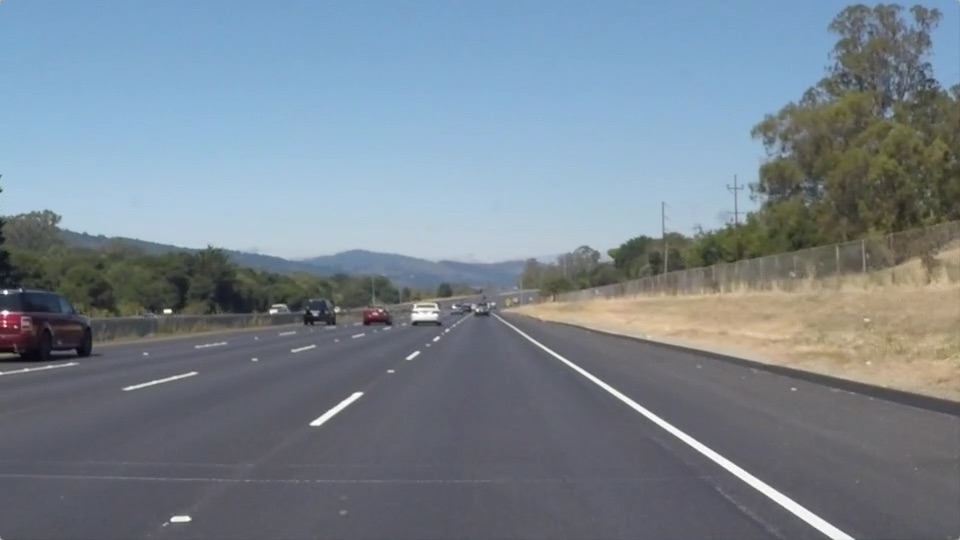
#> input picture test_images/basic/solidWhiteRight.jpg, 960 x 540 px, found by its file name
$ jupyter execute --allow-errors finding_lanes.ipynb   (shell and % lines are left out)
#> lines starting #> are read from the running program, lines starting #| are printed output that depends on the picture; after the words box and inside, x2 and y2 are one past the last pixel; in counts of white or black regions, pixels touching at a corner belong together
<h1>Table of Contents<span class="tocSkip"></span></h1>
<div class="toc"><ul class="toc-item"><li><span><a href="#Self-Driving-Car-Engineer-Nanodegree" data-toc-modified-id="Self-Driving-Car-Engineer-Nanodegree-1"><span class="toc-item-num">1&nbsp;&nbsp;</span>Self-Driving Car Engineer Nanodegree</a></span><ul class="toc-item"><li><span><a href="#Project:-Finding-Lane-Lines-on-the-Road" data-toc-modified-id="Project:-Finding-Lane-Lines-on-the-Road-1.1"><span class="toc-item-num">1.1&nbsp;&nbsp;</span>Project: <strong>Finding Lane Lines on the Road</strong></a></span></li><li><span><a href="#Import-Packages" data-toc-modified-id="Import-Packages-1.2"><span class="toc-item-num">1.2&nbsp;&nbsp;</span>Import Packages</a></span></li><li><span><a href="#Read-in-an-Image" data-toc-modified-id="Read-in-an-Image-1.3"><span class="toc-item-num">1.3&nbsp;&nbsp;</span>Read in an Image</a></span></li><li><span><a href="#Ideas-for-Lane-Detection-Pipeline" data-toc-modified-id="Ideas-for-Lane-Detection-Pipeline-1.4"><span class="toc-item-num">1.4&nbsp;&nbsp;</span>Ideas for Lane Detection Pipeline</a></span></li><li><span><a href="#Helper-Functions" data-toc-modified-id="Helper-Functions-1.5"><span class="toc-item-num">1.5&nbsp;&nbsp;</span>Helper Functions</a></span></li><li><span><a href="#Test-Images" data-toc-modified-id="Test-Images-1.6"><span class="toc-item-num">1.6&nbsp;&nbsp;</span>Test Images</a></span></li><li><span><a href="#Build-a-Lane-Finding-Pipeline" data-toc-modified-id="Build-a-Lane-Finding-Pipeline-1.7"><span class="toc-item-num">1.7&nbsp;&nbsp;</span>Build a Lane Finding Pipeline</a></span></li><li><span><a href="#Test-on-Videos" data-toc-modified-id="Test-on-Videos-1.8"><span class="toc-item-num">1.8&nbsp;&nbsp;</span>Test on Videos</a></span></li><li><span><a href="#Improve-the-draw_lines()-function" data-toc-modified-id="Improve-the-draw_lines()-function-1.9"><span class="toc-item-num">1.9&nbsp;&nbsp;</span>Improve the draw_lines() function</a></span></li><li><span><a href="#Writeup-and-Submission" data-toc-modified-id="Writeup-and-Submission-1.10"><span class="toc-item-num">1.10&nbsp;&nbsp;</span>Writeup and Submission</a></span></li><li><span><a href="#Optional-Challenge" data-toc-modified-id="Optional-Challenge-1.11"><span class="toc-item-num">1.11&nbsp;&nbsp;</span>Optional Challenge</a></span></li></ul></li></ul></div>

# Self-Driving Car Engineer Nanodegree

## Project: **Finding Lane Lines on the Road**

***
In this project, you will use the tools you learned about in the lesson to identify lane lines on the road.  You can develop your pipeline on a series of individual images, and later apply the result to a video stream (really just a series of images). Check out the video clip "raw-lines-example.mp4" (also contained in this repository) to see what the output should look like after using the helper functions below.

Once you have a result that looks roughly like "raw-lines-example.mp4", you'll need to get creative and try to average and/or extrapolate the line segments you've detected to map out the full extent of the lane lines.  You can see an example of the result you're going for in the video "P1_example.mp4".  Ultimately, you would like to draw just one line for the left side of the lane, and one for the right.

In addition to implementing code, there is a brief writeup to complete. The writeup should be completed in a separate file, which can be either a markdown file or a pdf document. There is a [write up template](https://github.com/udacity/CarND-LaneLines-P1/blob/master/writeup_template.md) that can be used to guide the writing process. Completing both the code in the Ipython notebook and the writeup template will cover all of the [rubric points](https://review.udacity.com/#!/rubrics/322/view) for this project.

---
Let's have a look at our first image called 'test_images/solidWhiteRight.jpg'.  Run the 2 cells below (hit Shift-Enter or the "play" button above) to display the image.

**Note: If, at any point, you encounter frozen display windows or other confounding issues, you can always start again with a clean slate by going to the "Kernel" menu above and selecting "Restart & Clear Output".**

---

**The tools you have are color selection, region of interest selection, grayscaling, Gaussian smoothing, Canny Edge Detection and Hough Tranform line detection.  You  are also free to explore and try other techniques that were not presented in the lesson.  Your goal is piece together a pipeline to detect the line segments in the image, then average/extrapolate them and draw them onto the image for display (as below).  Once you have a working pipeline, try it out on the video stream below.**

---

<figure>

 <figcaption>
 <p></p>
 <p style="text-align: center;"> Your output should look something like this (above) after detecting line segments using the helper functions below </p>
 </figcaption>
</figure>
 <p></p>
<figure>

 <figcaption>
 <p></p>
 <p style="text-align: center;"> Your goal is to connect/average/extrapolate line segments to get output like this</p>
 </figcaption>
</figure>

**Run the cell below to import some packages.  If you get an `import error` for a package you've already installed, try changing your kernel (select the Kernel menu above --> Change Kernel).  Still have problems?  Try relaunching Jupyter Notebook from the terminal prompt.  Also, consult the forums for more troubleshooting tips.**

## Import Packages

[cell 1]
#importing some useful packages
import matplotlib.pyplot as plt
import matplotlib.image as mpimg
import numpy as np
import cv2

## Read in an Image

[cell 2]
#reading in an image
image = mpimg.imread('test_images/solidWhiteRight.jpg')
#> image is the input picture: shape (540, 960, 3); mean R, G, B 120.3, 132.6, 143.7

#printing out some stats and plotting
print('This image is:', type(image), 'with dimensions:', image.shape)
#| This image is: <class 'numpy.ndarray'> with dimensions: (540, 960, 3)
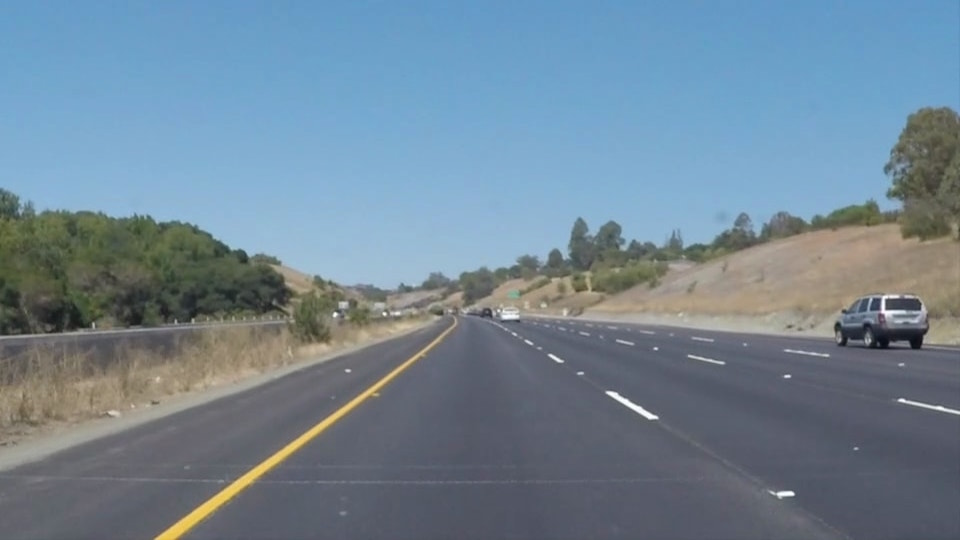
#> input picture test_images/basic/solidYellowCurve.jpg, 960 x 540 px, found by its file name
#> further down, image is the input picture: shape (540, 960, 3); mean R, G, B 113, 133.4, 149
plt.imshow(image)  # if you wanted to show a single color channel image called 'gray', for example, call as plt.imshow(gray, cmap='gray')

## Ideas for Lane Detection Pipeline

**Some OpenCV functions (beyond those introduced in the lesson) that might be useful for this project are:**

`cv2.inRange()` for color selection
`cv2.fillPoly()` for regions selection
`cv2.line()` to draw lines on an image given endpoints
`cv2.addWeighted()` to coadd / overlay two images
`cv2.cvtColor()` to grayscale or change color
`cv2.imwrite()` to output images to file
`cv2.bitwise_and()` to apply a mask to an image

**Check out the OpenCV documentation to learn about these and discover even more awesome functionality!**

## Helper Functions

Below are some helper functions to help get you started. They should look familiar from the lesson!

[cell 3]
import math

# [7 lines left out: function grayscale, not called in this run]

def white_and_yellow_scaling(img):
    """
    Applies a Grayscale transform with only yellow or white pixels.

    Similar to grayscaling the function but we specifically look for yellow
    or white pixels.
    """
    # We use a color scale to find the yellow & white elements
    colorscale = cv2.cvtColor(img, cv2.COLOR_RGB2HSV)
#> colorscale: shape (540, 960, 3); mean H, S, V 90, 67.7, 154.4
    yellow = cv2.inRange(colorscale, (20, 80, 80), (25, 255, 255))
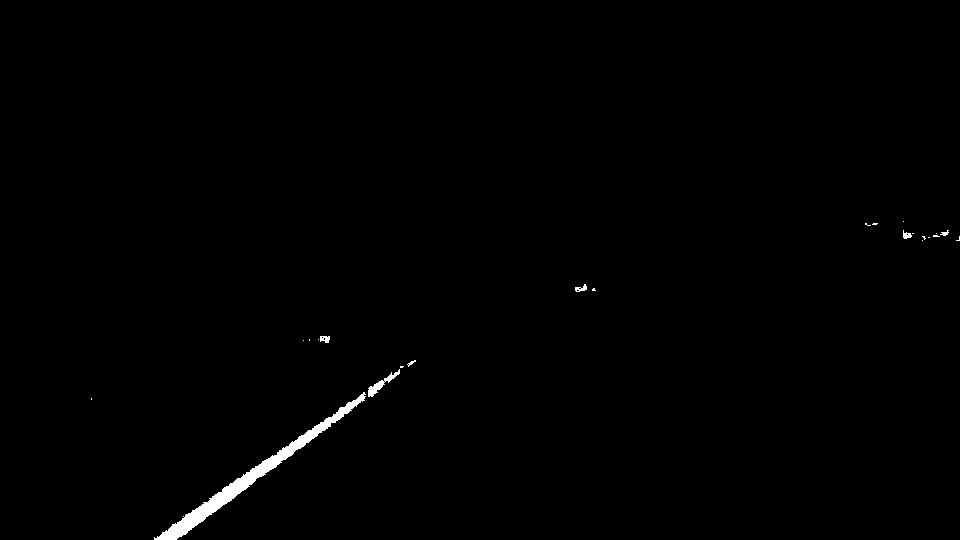
#> yellow: shape (540, 960); 0.63% white; 23 white regions (16 under 20 px), largest, box (x1, y1, x2, y2) and area: (154, 392, 366, 540) 2747, (368, 369, 400, 397) 221, (320, 336, 330, 343) 54
    white = cv2.inRange(colorscale, (0, 0, 180), (255, 25, 255))
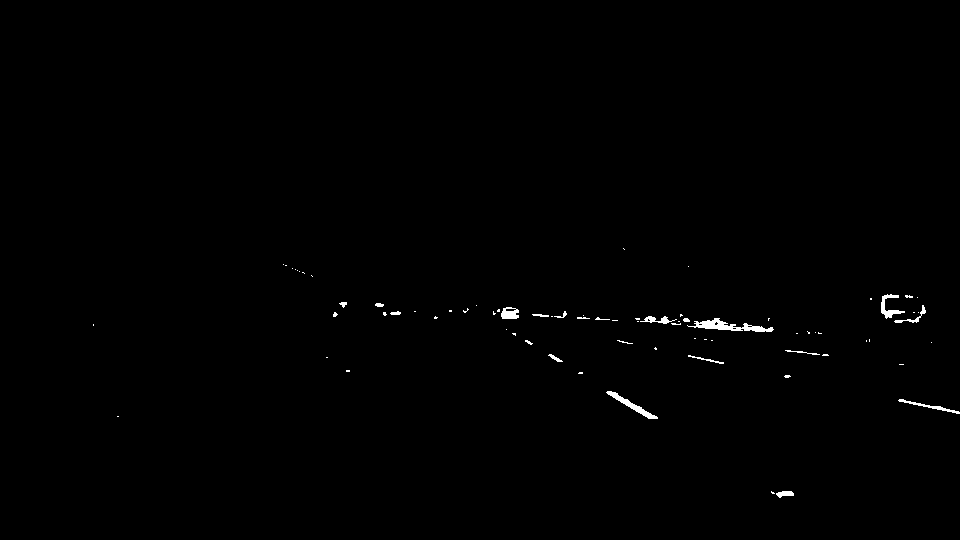
#> white: shape (540, 960); 0.45% white; 76 white regions (56 under 20 px), largest, box (x1, y1, x2, y2) and area: (687, 318, 774, 332) 487, (606, 391, 658, 419) 291, (881, 294, 905, 319) 211
    # Only care about these yellow or white elements
    img = cv2.bitwise_or(yellow, white)
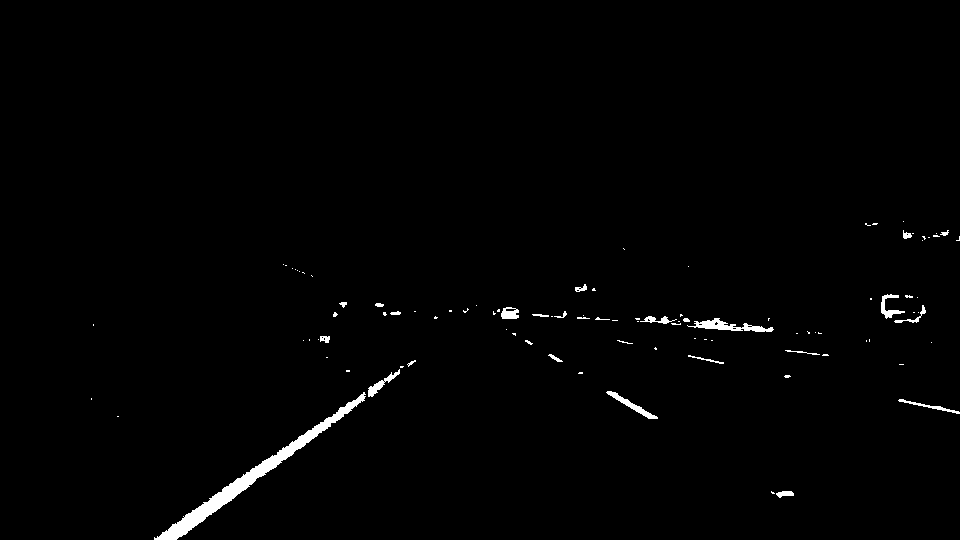
#> img: shape (540, 960); 1.1% white; 99 white regions (72 under 20 px), largest, box (x1, y1, x2, y2) and area: (154, 392, 366, 540) 2747, (687, 318, 774, 332) 487, (606, 391, 658, 419) 291
    return img

def canny(img, low_threshold, high_threshold):
    """Applies the Canny transform"""
    return cv2.Canny(img, low_threshold, high_threshold)

def gaussian_blur(img, kernel_size):
    """Applies a Gaussian Noise kernel"""
#> called with kernel_size = 15
    return cv2.GaussianBlur(img, (kernel_size, kernel_size), 0)
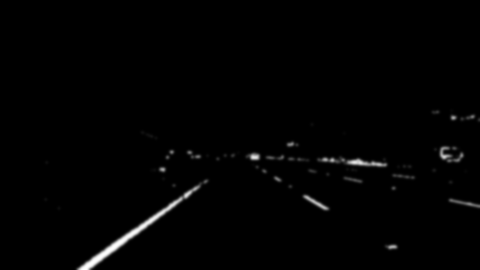
#> returned value: shape (540, 960) (shown at 1/2 size); min 0, max 255, mean 2.7

def region_of_interest(img, vertices):
    """
    Applies an image mask.

    Only keeps the region of the image defined by the polygon
    formed from `vertices`. The rest of the image is set to black.
    `vertices` should be a numpy array of integer points.
    """
    #defining a blank mask to start with
    mask = np.zeros_like(img)

    #defining a 3 channel or 1 channel color to fill the mask with depending on the input image
    if len(img.shape) > 2:
        channel_count = img.shape[2]  # i.e. 3 or 4 depending on your image
        ignore_mask_color = (255,) * channel_count
    else:
        ignore_mask_color = 255

    #filling pixels inside the polygon defined by "vertices" with the fill color
    cv2.fillPoly(mask, vertices, ignore_mask_color)

    #returning the image only where mask pixels are nonzero
    masked_image = cv2.bitwise_and(img, mask)
    return masked_image


def draw_lines(img, lines, color=[255, 0, 0], thickness=2):
    """
    NOTE: this is the function you might want to use as a starting point once you want to
    average/extrapolate the line segments you detect to map out the full
    extent of the lane (going from the result shown in raw-lines-example.mp4
    to that shown in P1_example.mp4).

    Think about things like separating line segments by their
    slope ((y2-y1)/(x2-x1)) to decide which segments are part of the left
    line vs. the right line.  Then, you can average the position of each of
    the lines and extrapolate to the top and bottom of the lane.

    This function draws `lines` with `color` and `thickness`.
    Lines are drawn on the image inplace (mutates the image).
    If you want to make the lines semi-transparent, think about combining
    this function with the weighted_img() function below
    """
    for line in lines:
        for x1,y1,x2,y2 in line:
            cv2.line(img, (x1, y1), (x2, y2), color, thickness)

def median_lines(img, lines, debug=False):
    """
    Finds the median line for both sides of the lane from passed in (Hough)
    lines.
    """
    y_bottom = img.shape[0]

    pos_slope_lines = []
    neg_slope_lines = []

    # Note slopes are opposite of view of image (since y=0 starts at the top)
    for line in lines:
        for x1,y1,x2,y2 in line:
            # Find positive & negative slopes (explicitly skip slope 0)
            # Keep a threshold to possibly ignore irrelevant, small slopes
            threshold = 0.4
            m = (y2-y1)/(x2-x1)
            y_0 = max(y2,y1)
            if m > 0+threshold:
                # positive slope means x is biggest at bottom
                x_0 = max(x2,x1)
                pos_slope_lines += [(m,x_0,y_0)]
            elif m < 0-threshold:
                # negative slope means x is smallest at bottom
                x_0 = min(x2,x1)
                neg_slope_lines += [(m,x_0,y_0)]

    # Create numpy arrays for easy manipulation
    pos_slope_lines = np.array(pos_slope_lines)
    neg_slope_lines = np.array(neg_slope_lines)


    # Attempt to find median slope (possible no lines)
    lane_lines = []
    slopes = []
    try:
        m_pos = np.median(pos_slope_lines[:,0])
        slopes.append(m_pos)
        lane_lines.append(pos_slope_lines)
    except:
        if debug:
            print('No positive slope lane line to plot')

    try:
        m_neg = np.median(neg_slope_lines[:,0])
        slopes.append(m_neg)
        lane_lines.append(neg_slope_lines)
    except:
        if debug:
            print('No negative slope lane line to plot')

    # Make new line (for each side)
    final_lines = []
    for m,lines in zip(slopes,lane_lines):
        y1 = y_bottom
        # Point slope formula: (y-y1)/m + x1 = x
        x_bottoms_pos = (y1 - lines[:,2]) / m + lines[:,1]
        x1 = int(np.median(x_bottoms_pos))
        # Lane guides only part way up the image
        y2 = int(y_bottom*0.7)
        x2 = int((y2 - y1) / m + x1)
        #
        final_lines.append([[x1,y1,x2,y2]])

    return np.array(final_lines, dtype='int32')

def hough_lines(img, rho, theta, threshold, min_line_len, max_line_gap, debug=False):
    """
    `img` should be the output of a Canny transform.

    Returns an image with hough lines drawn.
    """
    h_lines = cv2.HoughLinesP(
        img, rho, theta, threshold,
        np.array([]), minLineLength=min_line_len, maxLineGap=max_line_gap
    )
    line_img = np.zeros((img.shape[0], img.shape[1], 3), dtype=np.uint8)
    # Debug option to also draw Hough lines onto image
    if debug:
        draw_lines(line_img, h_lines, color=[255,0,0], thickness=2)
    # Draw lines representing the two lane lines
    lines = median_lines(img, h_lines, debug)
    draw_lines(line_img, lines, color=[0,0,255], thickness=5)
    return line_img

# Python 3 has support for cool math symbols.

def weighted_img(img, initial_img, α=0.8, β=1., γ=0.):
    """
    `img` is the output of the hough_lines(), An image with lines drawn on it.
    Should be a blank image (all black) with lines drawn on it.

    `initial_img` should be the image before any processing.

    The result image is computed as follows:

    initial_img * α + img * β + γ
    NOTE: initial_img and img must be the same shape!
    """
    return cv2.addWeighted(initial_img, α, img, β, γ)

## Test Images

Build your pipeline to work on the images in the directory "test_images"
**You should make sure your pipeline works well on these images before you try the videos.**

[cell 4]
import os
os.listdir("test_images/")

## Build a Lane Finding Pipeline

Build the pipeline and run your solution on all test_images. Make copies into the `test_images_output` directory, and you can use the images in your writeup report.

Try tuning the various parameters, especially the low and high Canny thresholds as well as the Hough lines parameters.

[cell 5]
import matplotlib.pyplot as plt
import matplotlib.image as mpimg
import numpy as np
import cv2

[cell 6]
def lane_pipeline(image, debug=False):
    ''' Read in image and output image with lanes highlighted'''

    # Original image to draw on
    orig_image = image

    # Read in and only look at yellow or white colors
    image = white_and_yellow_scaling(image)

    # Define a kernel size and apply Gaussian smoothing
    image = gaussian_blur(image, kernel_size=15)

    # Define our parameters for Canny and apply
    image = canny(image, low_threshold=140, high_threshold=180)
#> in canny, `return cv2.Canny(img, low_threshold, high_threshold)`:
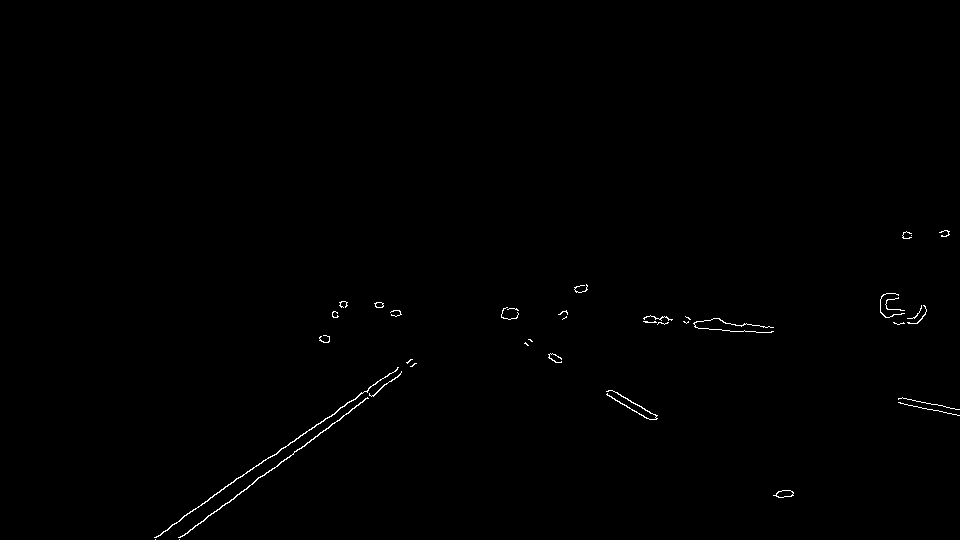
#> returned value: shape (540, 960); 0.38% white in thin lines or dots, all inside (x1, y1, x2, y2) = (154, 230, 960, 540)

    # Next we'll create a masked edges image (4 sided polygon)
    vertices = np.array([[
        (140/960*image.shape[1], 0.90*image.shape[0]),
        (400/960*image.shape[1], 340/540*image.shape[0]),
        (570/960*image.shape[1], 340/540*image.shape[0]),
        (880/960*image.shape[1], 0.90*image.shape[0])
    ]], dtype=np.int32)

    image = region_of_interest(image, vertices)
#> (the rest of the program and of its run is left out)
